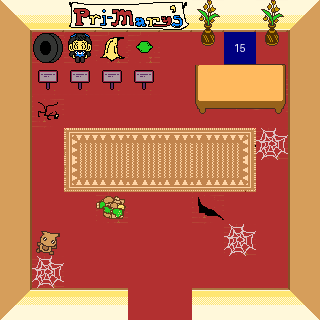

This is a level from a 2D game, rendered from its Tiled map with the project's own tilesets. A one-line summary and the complete map file follow:
An orthogonal 10x10 tile map with 32x32 px tiles, 4 tile layers (decor, colliders, characters, metadata), 1 hidden layer not drawn, 2 tilesets.

<map version="1.10" tiledversion="1.11.2" orientation="orthogonal" renderorder="right-down" width="10" height="10" tilewidth="32" tileheight="32" infinite="0" nextlayerid="6" nextobjectid="1">
 <tileset firstgid="1" source="../tilesets/room02.tsx" />
 <tileset firstgid="65" source="../tilesets/blue-labels.tsx" />
 <layer id="1" name="decor" width="10" height="10">
  <data encoding="csv">
0,0,55,0,0,0,0,0,0,0,
0,0,0,0,0,64,0,64,64,0,
0,64,64,64,46,64,64,0,0,0,
0,46,64,64,64,64,64,0,0,0,
0,64,24,26,26,26,26,28,64,0,
0,64,25,27,27,27,27,29,64,0,
0,64,64,0,64,64,47,64,64,0,
0,44,64,64,64,64,64,45,64,0,
0,45,64,64,64,64,64,64,64,0,
0,0,0,0,64,64,0,0,0,0
</data>
 </layer>
 <layer id="2" name="colliders" width="10" height="10">
  <data encoding="csv">
10,6,55,56,57,58,38,6,38,9,
7,54,50,52,53,0,39,0,39,8,
7,1,1,1,1,0,32,34,36,8,
7,0,0,0,0,0,33,35,37,8,
7,0,0,0,0,0,0,0,45,8,
7,0,0,0,0,0,0,0,0,8,
7,0,0,48,0,0,0,0,0,8,
7,0,0,0,0,0,0,0,0,8,
7,0,0,0,0,0,0,0,0,8,
11,5,5,5,0,0,5,5,5,12
</data>
 </layer>
 <layer id="3" name="characters" width="10" height="10">
  <data encoding="csv">
0,0,0,0,0,0,0,0,0,0,
0,0,0,0,0,0,0,79,0,0,
0,0,0,0,0,0,0,0,0,0,
0,0,0,0,0,0,0,0,0,0,
0,0,0,0,0,0,0,0,0,0,
0,0,0,0,0,0,0,0,0,0,
0,0,0,0,0,0,0,0,0,0,
0,0,0,0,0,0,0,0,0,0,
0,0,0,0,0,0,0,0,0,0,
0,0,0,0,0,0,0,0,0,0
</data>
 </layer>
 <layer id="4" name="actions" width="10" height="10" visible="0">
  <data encoding="csv">
0,0,0,0,0,0,0,0,0,0,
0,0,0,0,0,0,0,0,0,0,
0,0,0,0,0,0,0,0,0,0,
0,168,169,170,171,0,0,0,0,0,
0,0,0,0,0,0,172,172,172,0,
0,0,0,0,0,0,0,0,0,0,
0,167,0,0,0,0,0,0,0,0,
0,167,167,0,0,0,0,0,0,0,
0,167,0,0,0,0,0,0,0,0,
0,0,0,0,166,166,0,0,0,0
</data>
 </layer>
 <layer id="5" name="metadata" width="10" height="10">
  <data encoding="csv">
0,0,0,0,0,0,0,0,0,0,
0,0,0,0,0,0,0,0,0,0,
0,0,0,0,0,0,0,0,0,0,
0,0,0,0,0,0,0,0,0,0,
0,0,0,0,0,0,0,0,0,0,
0,0,0,0,0,0,0,0,0,0,
0,0,0,0,0,0,0,0,0,0,
0,0,0,0,0,0,0,0,0,0,
0,0,0,0,0,0,0,0,0,0,
0,0,0,0,0,0,0,0,0,0
</data>
 </layer>
</map>
